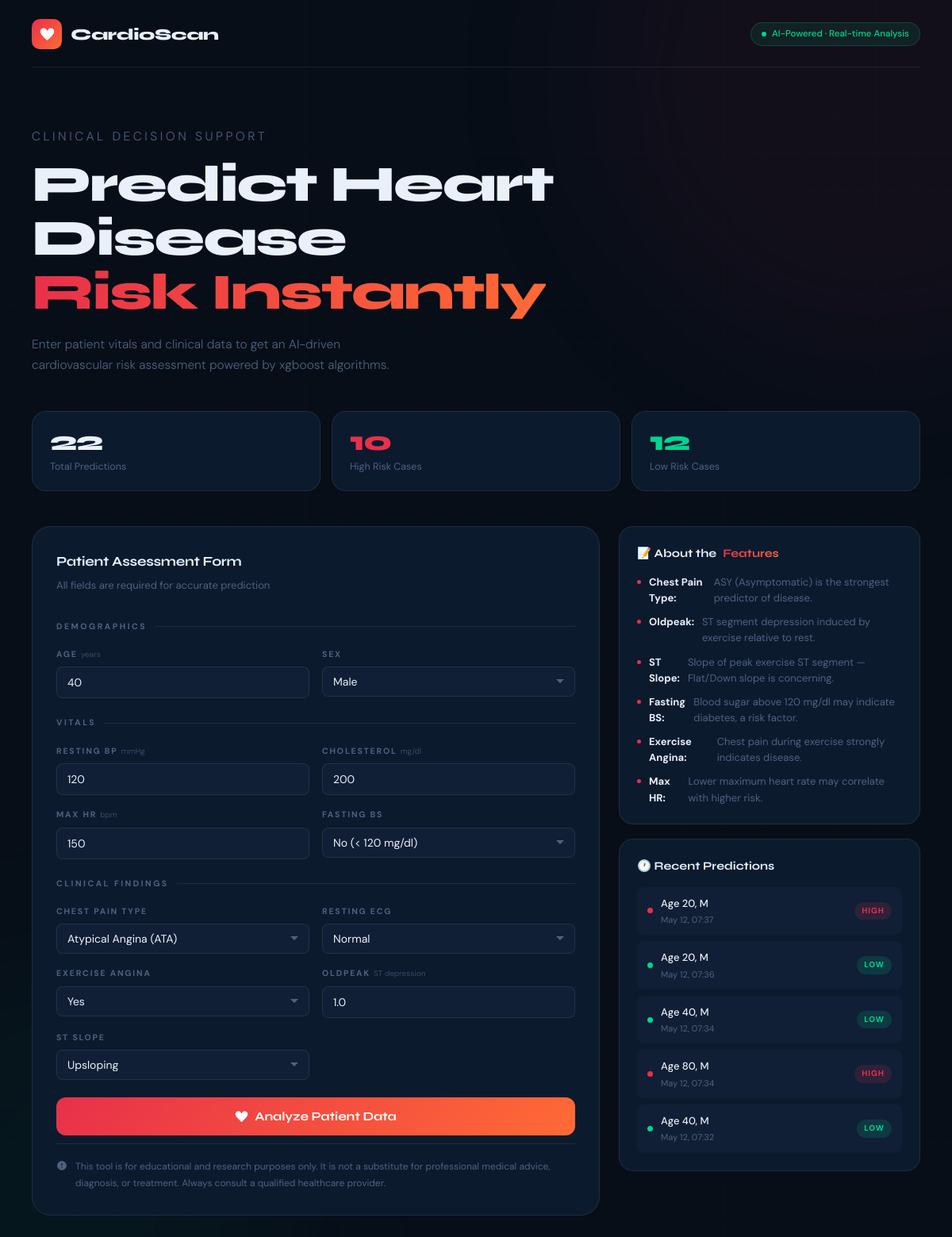
The app's page /, older data.
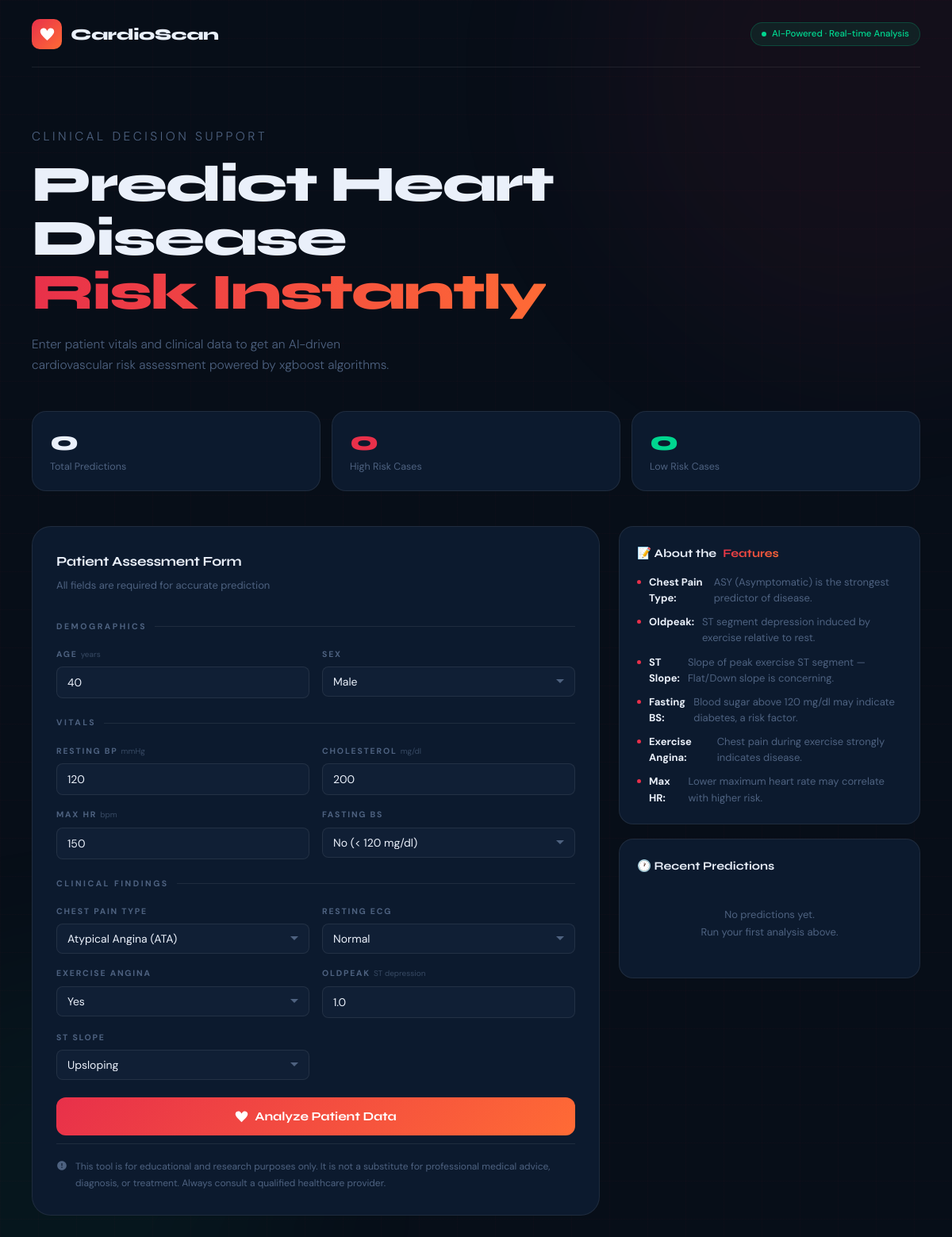
The same page, newer data.
### heart_app/models.py (models this page shows, shortened)
class PredictionRecord(models.Model):
    age = models.IntegerField()
    sex = models.CharField(max_length=1)
    chest_pain_type = models.CharField(max_length=10)
    resting_bp = models.IntegerField()
    cholesterol = models.IntegerField()
    fasting_bs = models.IntegerField()
    resting_ecg = models.CharField(max_length=10)
    max_hr = models.IntegerField()
    exercise_angina = models.CharField(max_length=1)
    oldpeak = models.FloatField()
    st_slope = models.CharField(max_length=10)
    prediction = models.IntegerField()  # 0 or 1
    created_at = models.DateTimeField(auto_now_add=True)
    class Meta:
        ordering = ['-created_at']

### heart_app/views.py (the view)
# urls.py: path('', views.index, name='index'),
def index(request):
    form   = HeartPredictionForm()
    recent = PredictionRecord.objects.order_by('-created_at')[:5]
    stats  = {
        'total':     PredictionRecord.objects.count(),
        'high_risk': PredictionRecord.objects.filter(prediction=1).count(),
        'low_risk':  PredictionRecord.objects.filter(prediction=0).count(),
    }
    return render(request, 'heart_app/index.html', {
        'form':   form,
        'recent': recent,
        'stats':  stats,
    })

### heart_app/templates/heart_app/index.html (shortened to what the changed rows need)
{% load static %}
<!doctype html>
<html lang="en">
  <head>
    <link rel="stylesheet" href="{% static 'heard.css' %}" />
  </head>
  <body>
    <div class="wrapper">
      <section class="hero">
        <h1>Predict Heart Disease<br /><span>Risk Instantly</span></h1>
      </section>
      <div class="stats-row">
        <div class="stat-card">
          <div class="stat-num">{{ stats.total }}</div>
          <div class="stat-label">Total Predictions</div>
        </div>
        <div class="stat-card">
          <div class="stat-num high">{{ stats.high_risk }}</div>
          <div class="stat-label">High Risk Cases</div>
        </div>
        <div class="stat-card">
          <div class="stat-num low">{{ stats.low_risk }}</div>
          <div class="stat-label">Low Risk Cases</div>
        </div>
      </div>
      <div class="main-grid">
        <div class="sidebar">
          <div class="history-card">
            <div class="history-list" id="historyList">
              {% if recent %}
                {% for record in recent %}
                  <div class="history-item">
                    <div class="history-item-left">
                      <div class="h-dot {% if record.prediction == 1 %}high{% else %}low{% endif %}"></div>
                      <div>
                        <div class="h-info">Age {{ record.age }}, {{ record.sex }}</div>
                        <div class="h-date">{{ record.created_at|date:"M d, H:i" }}</div>
                      </div>
                    </div>
                    <span class="h-badge {% if record.prediction == 1 %}high{% else %}low{% endif %}">
                      {% if record.prediction == 1 %}High{% else %}Low{% endif %}
                    </span>
                  </div>
                {% endfor %}
              {% else %}
                <div class="no-history">
                  No predictions yet.<br />Run your first analysis above.
                </div>
              {% endif %}
            </div>
          </div>
        </div>
      </div>
    </div>
  </body>
</html>

Row changes from the older to the newer data that the page shows:
removed PredictionRecord: prediction 1 (drawn), age "20", sex "M", created_at "May 12, 07:37"
removed PredictionRecord: prediction 0 (drawn), age "20", sex "M", created_at "May 12, 07:36"
removed PredictionRecord: prediction 0 (drawn), age "40", sex "M", created_at "May 12, 07:34"
removed PredictionRecord: prediction 1 (drawn), age "80", sex "M", created_at "May 12, 07:34"
removed PredictionRecord: prediction 0 (drawn), age "40", sex "M", created_at "May 12, 07:32"
Text that changed along with them:
{{ stats.total }}: "22" → "0"
{{ stats.high_risk }}: "10" → "0"
{{ stats.low_risk }}: "12" → "0"
text now shown: "No predictions yet. Run your first analysis above."
